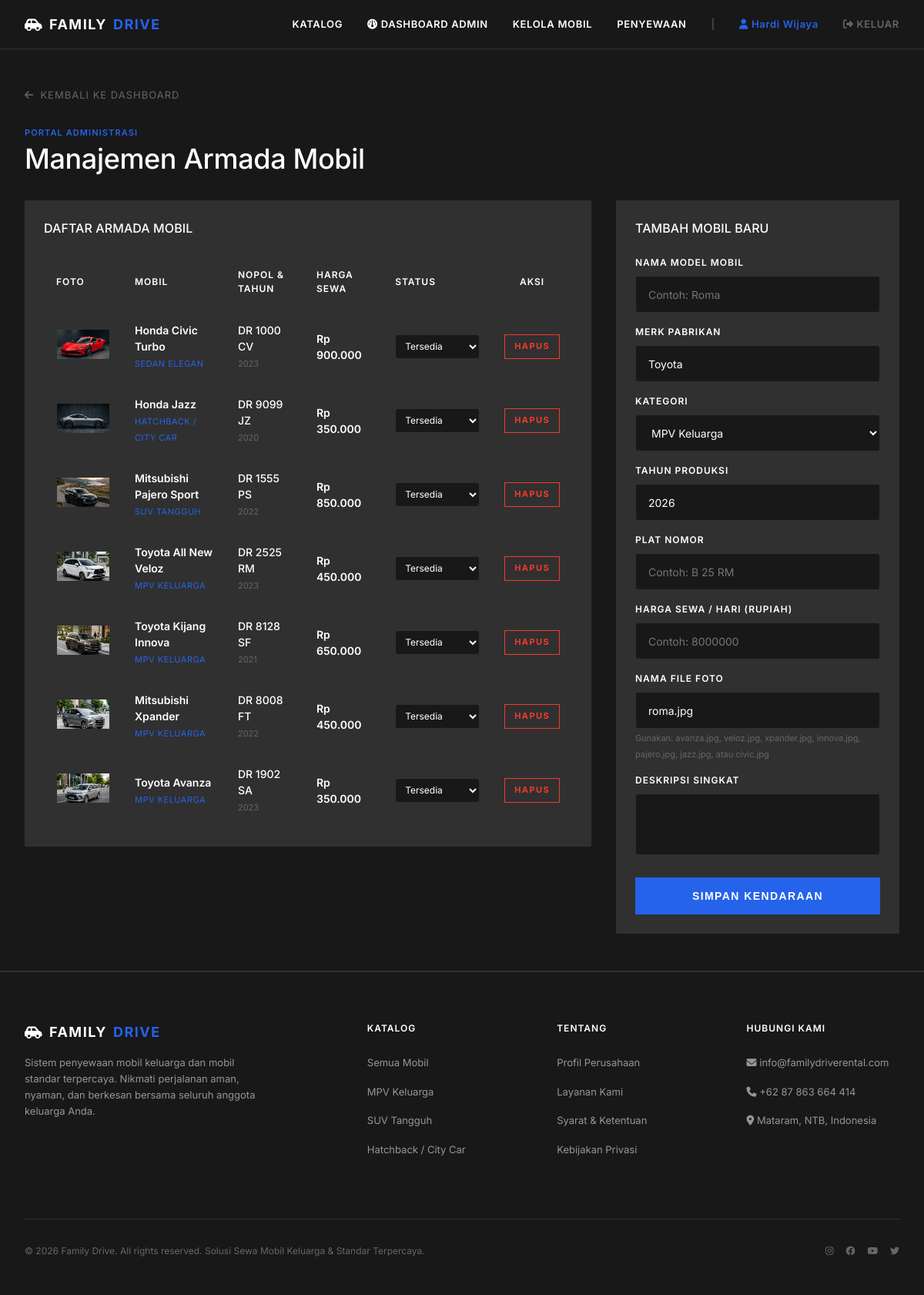
/admin/manage_cars.php (signed in), run on the app's committed database.
### tables this page shows
CREATE TABLE IF NOT EXISTS mobil (
    id_mobil INT AUTO_INCREMENT PRIMARY KEY,
    id_kategori INT NOT NULL,
    nama_mobil VARCHAR(100) NOT NULL,
    merk VARCHAR(50) NOT NULL,
    tahun INT NOT NULL,
    plat_nomor VARCHAR(20) NOT NULL UNIQUE,
    harga_sewa_per_hari DECIMAL(12,2) NOT NULL,
    status ENUM('tersedia', 'disewa', 'perbaikan') DEFAULT 'tersedia',
    foto VARCHAR(255) DEFAULT NULL,
    deskripsi TEXT DEFAULT NULL,
    FOREIGN KEY (id_kategori) REFERENCES kategori_mobil(id_kategori) ON DELETE CASCADE
);

CREATE TABLE IF NOT EXISTS kategori_mobil (
    id_kategori INT AUTO_INCREMENT PRIMARY KEY,
    nama_kategori VARCHAR(50) NOT NULL
);

### admin/manage_cars.php (the view, shortened to what this page needs)
<?php
require_once '../config/db.php';
$cars = [];
$categories = [];
try {
    if (isset($pdo)) {
        $stmt_cat = $pdo->query("SELECT * FROM kategori_mobil");
        $categories = $stmt_cat->fetchAll();
        $stmt_cars = $pdo->query("SELECT m.*, k.nama_kategori FROM mobil m JOIN kategori_mobil k ON m.id_kategori = k.id_kategori ORDER BY m.id_mobil DESC");
        $cars = $stmt_cars->fetchAll();
    }
} catch (PDOException $e) {
    $db_connected = false;
}
require_once '../includes/header.php';
?>
<section class="section-band" style="background-color: var(--color-canvas); min-height: 80vh; padding: var(--spacing-lg) 0;">
    <div class="grid-container">
        <a href="dashboard.php" style="color: var(--color-muted); font-size: 13px; text-transform: uppercase; letter-spacing: 1px; display: inline-flex; align-items: center; gap: 8px; margin-bottom: var(--spacing-md);">
            <i class="fa-solid fa-arrow-left"></i> Kembali ke Dashboard
        </a>
        <div style="margin-bottom: var(--spacing-md);">
            <p class="caption-uppercase" style="color: var(--color-primary); margin-bottom: var(--spacing-xxxs);">Portal Administrasi</p>
            <h2 class="display-lg">Manajemen Armada Mobil</h2>
        </div>
        <div class="grid-2-col" style="grid-template-columns: 2fr 1fr; align-items: start; gap: var(--spacing-md);">
            <div style="background-color: var(--color-canvas-elevated); padding: var(--spacing-sm); border: 1px solid var(--color-hairline);">
                <h3 class="title-sm" style="text-transform: uppercase; border-bottom: 1px solid var(--color-hairline); padding-bottom: var(--spacing-xxs); margin-bottom: var(--spacing-xs);">Daftar Armada Mobil</h3>
                <div style="overflow-x: auto;">
                    <table class="table-ferrari" style="margin-top: 0;">
                        <thead>
                            <tr>
                                <th>Foto</th>
                                <th>Mobil</th>
                                <th>Nopol & Tahun</th>
                                <th>Harga Sewa</th>
                                <th>Status</th>
                                <th style="text-align: center;">Aksi</th>
                            </tr>
                        </thead>
                        <tbody>
                            <?php foreach ($cars as $c): ?>
                                <tr>
                                    <td>
                                        <img src="../assets/img/<?= htmlspecialchars($c['foto']) ?>" alt="<?= htmlspecialchars($c['nama_mobil']) ?>" style="width: 70px; height: 40px; object-fit: cover; border: 1px solid var(--color-hairline);">
                                    </td>
                                    <td>
                                        <div style="font-weight: 600; color: var(--color-ink);"><?= htmlspecialchars($c['merk'] . ' ' . $c['nama_mobil']) ?></div>
                                        <span style="font-size: 11px; color: var(--color-primary); text-transform: uppercase; letter-spacing: 0.5px;"><?= htmlspecialchars($c['nama_kategori']) ?></span>
                                    </td>
                                    <td>
                                        <div style="color: var(--color-ink); font-weight: 500;"><?= htmlspecialchars($c['plat_nomor']) ?></div>
                                        <span style="font-size: 11px; color: var(--color-muted);"><?= htmlspecialchars($c['tahun']) ?></span>
                                    </td>
                                    <td style="font-weight: 600; color: var(--color-ink);">Rp <?= number_format($c['harga_sewa_per_hari'], 0, ',', '.') ?></td>
                                    <td>
                                        <form action="manage_cars.php" method="POST" style="margin: 0;">
                                            <select name="status" onchange="this.form.submit()" class="form-input-dark" style="height: 32px; padding: 2px 8px; font-size: 12px; width: 110px;">
                                                <option value="tersedia" <?= $c['status'] === 'tersedia' ? 'selected' : '' ?>>Tersedia</option>
                                            </select>
                                        </form>
                                    </td>
                                    <td style="text-align: center;">
                                        <a href="manage_cars.php?delete_id=<?= $c['id_mobil'] ?>" onclick="return confirm('Apakah Anda yakin ingin menghapus mobil ini dari katalog?')" class="btn-outline-dark-ferrari" style="height: 32px; padding: 0 12px; font-size: 11px; border-color: var(--color-semantic-warning); color: var(--color-semantic-warning);">
                                            Hapus
                                        </a>
                                    </td>
                                </tr>
                            <?php endforeach; ?>
                        </tbody>
                    </table>
                </div>
            </div>
            <div style="background-color: var(--color-canvas-elevated); padding: var(--spacing-sm); border: 1px solid var(--color-hairline);">
                <h3 class="title-sm" style="text-transform: uppercase; border-bottom: 1px solid var(--color-hairline); padding-bottom: var(--spacing-xxs); margin-bottom: var(--spacing-xs);">Tambah Mobil Baru</h3>
                <form action="manage_cars.php" method="POST">
                    <div style="margin-bottom: var(--spacing-xs);">
                        <label class="form-label-dark" for="nama_mobil">Nama Model Mobil</label>
                        <input type="text" name="nama_mobil" id="nama_mobil" class="form-input-dark" placeholder="Contoh: Roma" required>
                    </div>
                    <div style="margin-bottom: var(--spacing-xs);">
                        <label class="form-label-dark" for="merk">Merk Pabrikan</label>
                        <input type="text" name="merk" id="merk" class="form-input-dark" value="Toyota" placeholder="Contoh: Toyota" required>
                    </div>
                    <div style="margin-bottom: var(--spacing-xs);">
                        <label class="form-label-dark" for="id_kategori">Kategori</label>
                        <select name="id_kategori" id="id_kategori" class="form-input-dark" required>
                            <?php foreach ($categories as $cat): ?>
                                <option value="<?= $cat['id_kategori'] ?>"><?= htmlspecialchars($cat['nama_kategori']) ?></option>
                            <?php endforeach; ?>
                        </select>
                    </div>
                    <div style="margin-bottom: var(--spacing-xs);">
                        <label class="form-label-dark" for="tahun">Tahun Produksi</label>
                        <input type="number" name="tahun" id="tahun" class="form-input-dark" value="<?= date('Y') ?>" required>
                    </div>
                    <div style="margin-bottom: var(--spacing-xs);">
                        <label class="form-label-dark" for="plat_nomor">Plat Nomor</label>
                        <input type="text" name="plat_nomor" id="plat_nomor" class="form-input-dark" placeholder="Contoh: B 25 RM" required>
                    </div>
                    <div style="margin-bottom: var(--spacing-xs);">
                        <label class="form-label-dark" for="harga_sewa_per_hari">Harga Sewa / Hari (Rupiah)</label>
                        <input type="number" name="harga_sewa_per_hari" id="harga_sewa_per_hari" class="form-input-dark" placeholder="Contoh: 8000000" required>
                    </div>
                    <div style="margin-bottom: var(--spacing-xs);">
                        <label class="form-label-dark" for="foto_name">Nama File Foto</label>
                        <input type="text" name="foto_name" id="foto_name" class="form-input-dark" value="roma.jpg" placeholder="Contoh: roma.jpg">
                        <span style="font-size: 11px; color: var(--color-muted);">Gunakan: avanza.jpg, veloz.jpg, xpander.jpg, innova.jpg, pajero.jpg, jazz.jpg, atau civic.jpg</span>
                    </div>
                    <div style="margin-bottom: var(--spacing-sm);">
                        <label class="form-label-dark" for="deskripsi">Deskripsi Singkat</label>
                        <textarea name="deskripsi" id="deskripsi" class="form-input-dark" style="height: 80px; resize: none; padding-top: var(--spacing-xxs);"></textarea>
                    </div>
                    <button type="submit" class="btn-primary-ferrari" style="width: 100%;">Simpan Kendaraan</button>
                </form>
            </div>
        </div>
    </div>
</section>
<?php
require_once '../includes/footer.php';
?>

### assets/css/style.css (style rules this page uses)
:root { --color-primary: #2563eb; --color-primary-active: #1d4ed8; --color-primary-hover: #1e40af; --color-ink: #ffffff; --color-body: #969696; --color-body-strong: #ffffff; --color-body-on-light: #181818; --color-muted: #666666; --color-muted-soft: #8f8f8f; --color-hairline: #303030; --color-hairline-on-light: #d2d2d2; --color-hairline-soft: #ebebeb; --color-canvas: #181818; --color-canvas-elevated: #303030; --color-canvas-light: #ffffff; --color-surface-card: #303030; --color-surface-soft-light: #f7f7f7; --color-surface-strong-light: #ebebeb; --color-on-primary: #ffffff; --color-semantic-info: #4c98b9; --color-semantic-success: #03904a; --color-semantic-warning: #f13a2c; --spacing-xxxs: 4px; --spacing-xxs: 8px; --spacing-xs: 16px; --spacing-sm: 24px; --spacing-md: 32px; --spacing-lg: 48px; --spacing-xl: 64px; --spacing-xxl: 96px; --spacing-super: 128px; --rounded-none: 0px; --rounded-xs: 2px; --rounded-sm: 4px; --rounded-md: 6px; --rounded-lg: 8px; --rounded-xl: 12px; --rounded-full: 9999px; }
* { box-sizing: border-box; margin: 0; padding: 0; }
body { background-color: var(--color-canvas); color: var(--color-body); font-family: 'Inter', -apple-system, system-ui, sans-serif; font-size: 14px; line-height: 1.5; -webkit-font-smoothing: antialiased; }
a { color: inherit; text-decoration: none; transition: color 0.2s ease; }
.display-lg { font-size: 36px; font-weight: 500; line-height: 1.2; letter-spacing: -0.36px; color: var(--color-ink); }
.title-sm { font-size: 16px; font-weight: 500; line-height: 1.4; letter-spacing: 0.08px; color: var(--color-ink); }
.caption-uppercase { font-size: 11px; font-weight: 600; line-height: 1.4; letter-spacing: 1.1px; text-transform: uppercase; }
.btn-primary-ferrari { background-color: var(--color-primary); color: var(--color-on-primary); font-size: 14px; font-weight: 700; line-height: 1.0; letter-spacing: 1.4px; text-transform: uppercase; border: none; border-radius: var(--rounded-none); padding: 14px 32px; height: 48px; cursor: pointer; display: inline-flex; align-items: center; justify-content: center; transition: background-color 0.2s ease; }
.btn-outline-dark-ferrari { background-color: transparent; color: var(--color-ink); font-size: 14px; font-weight: 700; line-height: 1.0; letter-spacing: 1.4px; text-transform: uppercase; border: 1px solid var(--color-ink); border-radius: var(--rounded-none); padding: 13px 31px; height: 48px; cursor: pointer; display: inline-flex; align-items: center; justify-content: center; transition: background-color 0.2s ease, color 0.2s ease; }
.section-band { padding: var(--spacing-xxl) 0; border-bottom: 1px solid var(--color-hairline); }
.grid-container { max-width: 1280px; margin: 0 auto; padding: 0 var(--spacing-md); }
.grid-2-col { display: grid; grid-template-columns: repeat(2, 1fr); gap: var(--spacing-md); }
.form-input-dark { background-color: var(--color-canvas); color: var(--color-ink); border: 1px solid var(--color-hairline); border-radius: var(--rounded-sm); padding: 14px var(--spacing-xs); height: 48px; width: 100%; font-family: inherit; font-size: 14px; outline: none; transition: border-color 0.2s ease; }
.form-label-dark { display: block; font-size: 12px; font-weight: 600; text-transform: uppercase; letter-spacing: 1px; margin-bottom: var(--spacing-xxs); color: var(--color-ink); }
.table-ferrari { width: 100%; border-collapse: collapse; margin-top: var(--spacing-md); }
.table-ferrari th { background-color: var(--color-canvas-elevated); color: var(--color-ink); text-align: left; padding: var(--spacing-xs); font-size: 12px; font-weight: 600; text-transform: uppercase; letter-spacing: 1px; border-bottom: 2px solid var(--color-hairline); }
.table-ferrari td { padding: var(--spacing-xs); border-bottom: 1px solid var(--color-hairline); color: var(--color-ink); vertical-align: middle; }

### data on the page
mobil: foto (picture), merk+nama_mobil "Honda Civic Turbo", id_kategori.nama_kategori "SEDAN ELEGAN", plat_nomor "DR 1000 CV", tahun "2023", harga_sewa_per_hari "900.000", status "Tersedia"
mobil: foto (picture), merk+nama_mobil "Honda Jazz", id_kategori.nama_kategori "HATCHBACK / CITY CAR", plat_nomor "DR 9099 JZ", tahun "2020", harga_sewa_per_hari "350.000", status "Tersedia"
mobil: foto (picture), merk+nama_mobil "Mitsubishi Pajero Sport", id_kategori.nama_kategori "SUV TANGGUH", plat_nomor "DR 1555 PS", tahun "2022", harga_sewa_per_hari "850.000", status "Tersedia"
mobil: foto (picture), merk+nama_mobil "Toyota All New Veloz", id_kategori.nama_kategori "MPV KELUARGA", plat_nomor "DR 2525 RM", tahun "2023", harga_sewa_per_hari "450.000", status "Tersedia"
mobil: foto (picture), merk+nama_mobil "Toyota Kijang Innova", id_kategori.nama_kategori "MPV KELUARGA", plat_nomor "DR 8128 SF", tahun "2021", harga_sewa_per_hari "650.000", status "Tersedia", $c['id_mobil'] 3 (drawn)
mobil: foto (picture), merk+nama_mobil "Mitsubishi Xpander", id_kategori.nama_kategori "MPV KELUARGA", plat_nomor "DR 8008 FT", tahun "2022", harga_sewa_per_hari "450.000", status "Tersedia"
mobil: foto (picture), merk+nama_mobil "Toyota Avanza", id_kategori.nama_kategori "MPV KELUARGA", plat_nomor "DR 1902 SA", tahun "2023", harga_sewa_per_hari "350.000", status "Tersedia"

### other printed values
$_SESSION['nama'] "Hardi Wijaya"
form field id_kategori "MPV Keluarga"
